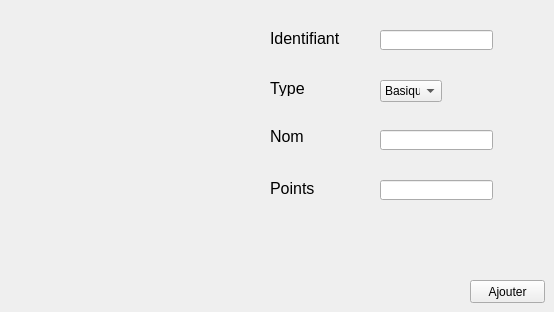
     <widget class="QWidget" name="tab_14">
      <attribute name="title">
       <string>Ajouter un cadeau</string>
      </attribute>
      <widget class="QLabel" name="label_42">
       <property name="geometry">
        <rect>
         <x>270</x>
         <y>30</y>
         <width>81</width>
         <height>16</height>
        </rect>
       </property>
       <property name="font">
        <font>
         <pointsize>12</pointsize>
        </font>
       </property>
       <property name="text">
        <string>Identifiant</string>
       </property>
      </widget>
      <widget class="QLabel" name="label_43">
       <property name="geometry">
        <rect>
         <x>270</x>
         <y>130</y>
         <width>47</width>
         <height>13</height>
        </rect>
       </property>
       <property name="font">
        <font>
         <pointsize>12</pointsize>
        </font>
       </property>
       <property name="text">
        <string>Nom</string>
       </property>
      </widget>
      <widget class="QLabel" name="label_44">
       <property name="geometry">
        <rect>
         <x>270</x>
         <y>80</y>
         <width>61</width>
         <height>16</height>
        </rect>
       </property>
       <property name="font">
        <font>
         <pointsize>12</pointsize>
        </font>
       </property>
       <property name="text">
        <string>Type</string>
       </property>
      </widget>
      <widget class="QLineEdit" name="lineEdit_idcadeau">
       <property name="geometry">
        <rect>
         <x>380</x>
         <y>30</y>
         <width>113</width>
         <height>20</height>
        </rect>
       </property>
      </widget>
      <widget class="QLineEdit" name="lineEdit_nomcadeau">
       <property name="geometry">
        <rect>
         <x>380</x>
         <y>130</y>
         <width>113</width>
         <height>20</height>
        </rect>
       </property>
      </widget>
      <widget class="QPushButton" name="pb_ajouter_3">
       <property name="geometry">
        <rect>
         <x>470</x>
         <y>280</y>
         <width>75</width>
         <height>23</height>
        </rect>
       </property>
       <property name="text">
        <string>Ajouter</string>
       </property>
      </widget>
      <widget class="QLabel" name="label_45">
       <property name="geometry">
        <rect>
         <x>270</x>
         <y>180</y>
         <width>61</width>
         <height>16</height>
        </rect>
       </property>
       <property name="font">
        <font>
         <pointsize>12</pointsize>
        </font>
       </property>
       <property name="text">
        <string>Points</string>
       </property>
      </widget>
      <widget class="QLineEdit" name="lineEdit_points">
       <property name="geometry">
        <rect>
         <x>380</x>
         <y>180</y>
         <width>113</width>
         <height>20</height>
        </rect>
       </property>
      </widget>
      <widget class="QComboBox" name="comboBox_9">
       <property name="geometry">
        <rect>
         <x>380</x>
         <y>80</y>
         <width>62</width>
         <height>22</height>
        </rect>
       </property>
       <item>
        <property name="text">
         <string>Basique</string>
        </property>
       </item>
       <item>
        <property name="text">
         <string>Special</string>
        </property>
       </item>
      </widget>
     </widget>
